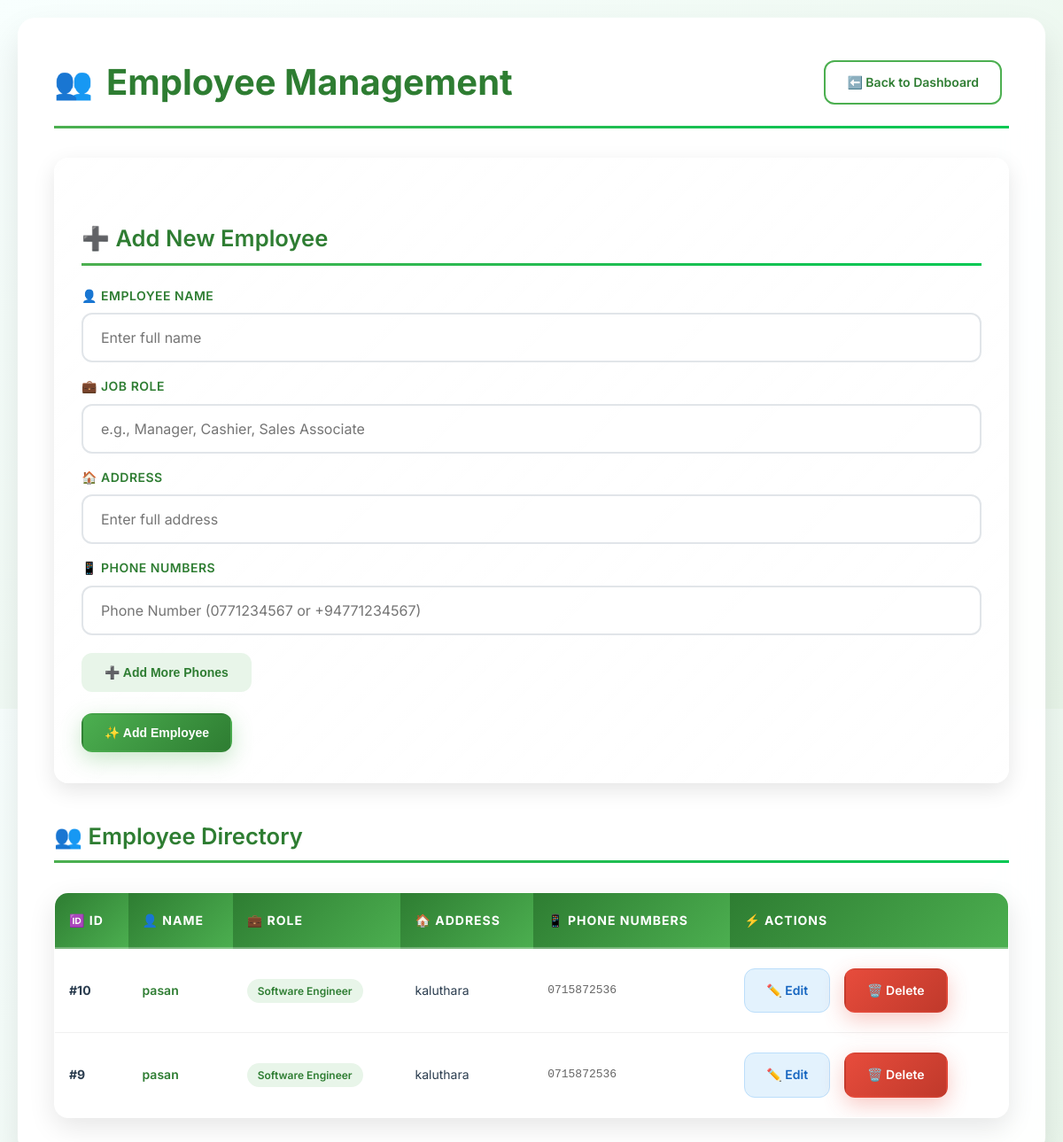
Screenshot of /admin/employee.php (signed in) with the database file from the repository.
### tables this page shows
CREATE TABLE `employees` (
  `Emp_ID` int(11) NOT NULL AUTO_INCREMENT,
  `Role` varchar(50) NOT NULL,
  `Name` varchar(100) NOT NULL,
  `Address` varchar(255) NOT NULL,
  PRIMARY KEY (`Emp_ID`)
);

### admin/employee.php (the view, shortened to what this page needs)
<?php
require_once __DIR__ . '/../config.php';
$res = $conn->query("
    SELECT e.Emp_ID, e.Name, e.Role, e.Address,
           GROUP_CONCAT(p.Phone SEPARATOR ', ') AS Phones
    FROM employees e
    LEFT JOIN employee_phones p ON e.Emp_ID = p.Emp_ID
    GROUP BY e.Emp_ID
    ORDER BY e.Emp_ID DESC
");
$employee = $res ? $res->fetch_all(MYSQLI_ASSOC) : [];
?>
<!doctype html>
<html>
<head>
</head>
<body>
<div class="container">
    <div style="display: flex; justify-content: space-between; align-items: center; margin-bottom: 30px; padding-bottom: 20px; border-bottom: 3px solid transparent; background: linear-gradient(90deg, var(--green), var(--accent)) bottom/100% 3px no-repeat;">
        <h1 style="margin: 0;">Employee Management</h1>
        <a href="../admin.php" class="btn" style="background: rgba(255, 255, 255, 0.9); color: var(--dark-green); border-color: var(--green); backdrop-filter: blur(10px);">
            ⬅️ Back to Dashboard
        </a>
    </div>
    <div class="form-section">
        <h3>➕ Add New Employee</h3>
        <form method="post" id="add-employee-form" novalidate>
            <label for="name">👤 Employee Name</label>
            <input type="text" id="name" name="name" required placeholder="Enter full name">
            <label for="role">💼 Job Role</label>
            <input type="text" id="role" name="role" required placeholder="e.g., Manager, Cashier, Sales Associate">
            <label for="address">🏠 Address</label>
            <input type="text" id="address" name="address" required placeholder="Enter full address">
            <label>📱 Phone Numbers</label>
            <div id="phone-fields">
                <div class="phone-field">
                    <input type="text" name="phones[]" placeholder="Phone Number (0771234567 or +94771234567)" required>
                </div>
            </div>
            <button type="button" onclick="addPhoneField()" class="btn" style="background: var(--light-green); color: var(--dark-green); margin-bottom: 20px;">
                ➕ Add More Phones
            </button>
            <br>
            <button type="submit" name="add" class="btn btn-primary">
                ✨ Add Employee
            </button>
        </form>
    </div>
    <h3>👥 Employee Directory</h3>
    <?php if (!empty($employee)): ?>
    <table>
        <thead>
            <tr>
                <th>🆔 ID</th>
                <th>👤 Name</th>
                <th>💼 Role</th>
                <th>🏠 Address</th>
                <th>📱 Phone Numbers</th>
                <th>⚡ Actions</th>
            </tr>
        </thead>
        <tbody>
            <?php foreach ($employee as $e): ?>
            <tr>
                <td><strong>#<?= (int)$e['Emp_ID'] ?></strong></td>
                <td style="font-weight: 600; color: var(--dark-green);"><?= htmlspecialchars($e['Name']) ?></td>
                <td>
                    <span style="background: var(--light-green); color: var(--dark-green); padding: 6px 12px; border-radius: 20px; font-size: 12px; font-weight: 600;">
                        <?= htmlspecialchars($e['Role']) ?>
                    </span>
                </td>
                <td style="max-width: 200px; overflow: hidden; text-overflow: ellipsis; white-space: nowrap;" title="<?= htmlspecialchars($e['Address']) ?>">
                    <?= htmlspecialchars(strlen($e['Address']) > 40 ? substr($e['Address'], 0, 40) . '...' : $e['Address']) ?>
                </td>
                <td style="font-family: monospace; font-size: 13px; color: var(--gray);">
                    <?= htmlspecialchars($e['Phones'] ?? 'N/A') ?>
                </td>
                <td>
                    <div style="display: flex; gap: 8px; flex-wrap: wrap;">
                        <a href="employee.php?edit=<?= (int)$e['Emp_ID'] ?>"
                           class="btn btn-light btn-sm"
                           style="background: #e3f2fd; color: #1565c0; border: 1px solid #bbdefb;">
                            ✏️ Edit
                        </a>
                        <a href="employee.php?delete=<?= (int)$e['Emp_ID'] ?>"
                           class="btn btn-danger btn-sm"
                           onclick="return confirm('⚠️ Are you sure you want to delete this employee?\\n\\nEmployee: <?= htmlspecialchars($e['Name']) ?>\\nRole: <?= htmlspecialchars($e['Role']) ?>')">
                            🗑️ Delete
                        </a>
                    </div>
                </td>
            </tr>
            <?php endforeach; ?>
        </tbody>
    </table>
    <?php endif; ?>
</div>
</body>
</html>

### admin/employee.php (style rules this page uses)
:root { --green: #4CAF50; --dark-green: #2E7D32; --light-green: #E8F5E9; --gray: #666; --light-gray: #f5f5f5; --bg: #f8fffe; --accent: #00c853; --shadow: rgba(0, 0, 0, 0.1); --danger: #e74c3c; --success: #27ae60; }
body { font-family: 'Inter', Arial, sans-serif; background: linear-gradient(135deg, var(--bg) 0%, #e8f5e9 100%); margin: 0; padding: 20px; color: #2c3e50; line-height: 1.6; }
.container { max-width: 1400px; margin: 0 auto; background: rgba(255, 255, 255, 0.95); backdrop-filter: blur(20px); border-radius: 20px; padding: 40px; box-shadow: 0 20px 40px var(--shadow), 0 0 0 1px rgba(255, 255, 255, 0.2); border: 1px solid rgba(255, 255, 255, 0.3); }
.container h1 { color: var(--dark-green); font-size: 2.5rem; font-weight: 700; margin: 0 0 30px 0; text-align: center; display: flex; align-items: center; justify-content: center; gap: 15px; }
.container h1::before { content: '👥'; font-size: 2.2rem; }
.container h3 { color: var(--dark-green); font-size: 1.6rem; font-weight: 600; margin: 40px 0 20px 0; padding-bottom: 10px; border-bottom: 3px solid transparent; background: linear-gradient(90deg, var(--green), var(--accent)) bottom/100% 3px no-repeat; }
.btn { padding: 0.375rem 1.25rem; border-radius: 9999px; text-decoration: none; transition: background-color 0.3s, color 0.3s; display: inline-block; text-align: center; border: none; cursor: pointer; font-weight: 500; font-size: 14px; }
.btn-primary { background-color: var(--color-dark-green-text); color: white; border-color: var(--color-dark-green-text); }
.btn-light { background-color: var(--color-bg-light-card); color: var(--color-dark-green-text); border: 1px solid var(--color-main-green); }
.btn { padding: 12px 24px; border-radius: 12px; text-decoration: none; display: inline-flex; align-items: center; justify-content: center; gap: 8px; font-weight: 600; font-size: 14px; border: 2px solid transparent; cursor: pointer; transition: all 0.3s cubic-bezier(0.4, 0, 0.2, 1); position: relative; overflow: hidden; margin: 4px 8px 4px 0; }
.btn::before { content: ''; position: absolute; top: 0; left: -100%; width: 100%; height: 100%; background: linear-gradient(90deg, transparent, rgba(255,255,255,0.2), transparent); transition: left 0.5s; }
.btn-primary { background: linear-gradient(135deg, var(--green) 0%, var(--dark-green) 100%); color: white; box-shadow: 0 8px 25px rgba(76, 175, 80, 0.3); }
.btn-danger { background: linear-gradient(135deg, var(--danger) 0%, #c0392b 100%); color: white; box-shadow: 0 8px 25px rgba(231, 76, 60, 0.3); }
.form-section { background: linear-gradient(135deg, rgba(255,255,255,0.9) 0%, rgba(255,255,255,0.7) 100%); backdrop-filter: blur(10px); padding: 30px; border-radius: 16px; border: 1px solid rgba(255, 255, 255, 0.3); box-shadow: 0 8px 25px var(--shadow); margin-bottom: 30px; }
label { display: block; font-weight: 600; color: var(--dark-green); margin-bottom: 8px; font-size: 14px; text-transform: uppercase; letter-spacing: 0.5px; }
input[type="text"] { width: 100%; padding: 16px 20px; border: 2px solid #e1e5e9; border-radius: 12px; font-size: 16px; font-family: 'Inter', sans-serif; background: rgba(255, 255, 255, 0.8); transition: all 0.3s cubic-bezier(0.4, 0, 0.2, 1); box-sizing: border-box; margin-bottom: 16px; }
table { width: 100%; border-collapse: separate; border-spacing: 0; background: white; border-radius: 16px; overflow: hidden; box-shadow: 0 10px 30px var(--shadow); margin-top: 30px; border: 1px solid rgba(255, 255, 255, 0.2); }
th { background: linear-gradient(135deg, var(--dark-green) 0%, var(--green) 100%); color: white; padding: 20px 16px; text-align: left; font-weight: 700; font-size: 14px; text-transform: uppercase; letter-spacing: 1px; position: relative; border: none; }
th::after { content: ''; position: absolute; bottom: 0; left: 0; right: 0; height: 2px; background: rgba(255, 255, 255, 0.3); }
td { padding: 18px 16px; border-bottom: 1px solid #f0f0f0; font-size: 14px; color: #2c3e50; transition: all 0.3s ease; }
tr:last-child td { border-bottom: none; }

### rows the page displays
employees: Emp_ID "10", Name "pasan", Role "Software Engineer", Address "kaluthara", Phones "0715872536"
employees: Emp_ID "9", Name "pasan", Role "Software Engineer", Address "kaluthara", Phones "0715872536"
